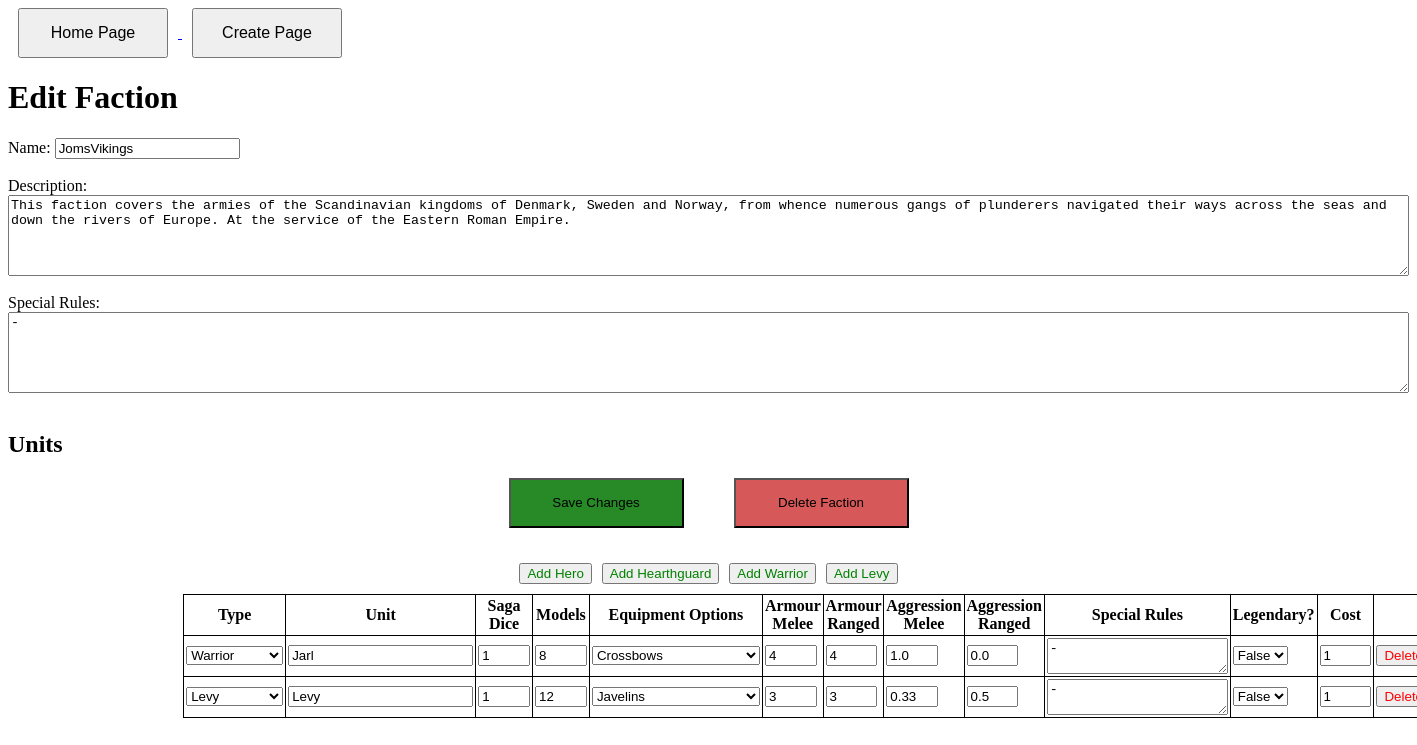
Screenshot of /saga/edit/4 with the database file from the repository.
### saga/models.py (models this page shows, shortened)
class Faction(models.Model):
    id = models.AutoField(primary_key=True)
    name = models.CharField(max_length = 30)
    description = models.TextField(default = "")
    specialRules = models.TextField(default = "-")

class Unit(models.Model):
    id = models.AutoField(primary_key=True)
    sagaDice = models.PositiveIntegerField(default = 1)
    cost = models.PositiveIntegerField(default = 1)
    unitType = models.CharField(max_length = 20, default = "Hearthguard", choices=So.unitOptions)
    unitName = models.CharField(max_length = 50, default = "Hearthguard")
    numModels = models.PositiveIntegerField(default = 4)
    equipment = models.CharField(max_length = 50, default = "-", choices=So.equipmentOptions)
    armourMelee = models.PositiveIntegerField(default = 5)
    armourRanged = models.PositiveIntegerField(default = 5)
    aggMelee = models.FloatField(default = 2)
    aggRanged = models.FloatField(default = 0)
    specialRules = models.TextField(default = "-")
    isLegendary = models.BooleanField(default = False)
    factionId = models.ForeignKey(Faction, on_delete = models.CASCADE)

### saga/views.py (the view)
# urls.py: path("edit/<int:factionId>", views.edit, name = 'edit'),
def edit(request,factionId):
    try:
        faction = get_object_or_404(Faction, id = factionId)
    except:
        print(f"Faction with ID: {factionId} not found")
        return redirect(reverse('saga:index'))
    heroList = Unit.objects.filter(factionId__id = factionId, unitType = "Hero").order_by("unitName")
    hearthguardList = Unit.objects.filter(factionId__id = factionId, unitType = "Hearthguard").order_by("unitName")
    warriorList = Unit.objects.filter(factionId__id = factionId, unitType = "Warrior").order_by("unitName")
    levyList = Unit.objects.filter(factionId__id = factionId, unitType = "Levy").order_by("unitName")
    unitSet = [heroList,hearthguardList,warriorList,levyList]
    context = {
        "unitSet" :unitSet,
        "faction" : faction,
        "options" : Options
        }
    return render(request, "saga/edit.html", context)

### saga/templates/saga/edit.html (shortened to what this page needs)
<!DOCTYPE html>
<html lang="en">
{% load static %}
<link rel="stylesheet" href = "{%static 'saga/style.css'%}">
<head>
</head>
<body>
    <nav>
        <div class = "navBox">
            <a href = "{% url 'saga:index' %}" >
                <button> Home Page </button>
            </a>
            <a href = "{% url 'saga:create' %}" >
                <button> Create Page </button>
            </a>
        </div>
    </nav>
    <h1>Edit Faction</h1>
    <form id = "factionForm" method = "post">
        <label for = "fName">Name:</label>
        <input type = "text" id = "fName" name = 'fName' value = "{% autoescape off %}{{faction.name}}{% endautoescape %}">
        <br><br>
        <div style="display: flex; flex-direction: column;">
            <label for = "fDescription">Description:</label>
            <textarea id = "fDescription" name = 'fDescription' rows = "5", cols = "30">{{faction.description}}</textarea>
            <br>
            <label for = "fSpecial">Special Rules:</label>
            <textarea id = "fSpecial" name = 'fSpecial' rows = "5", cols = "30">{{faction.specialRules}}</textarea>
        </div>
        <br>
        <h2>Units</h2>
        <div class = "submitButtonBox">
            <button id = "saveSubmit"   type="button" onclick="submitEditForm('{% url 'saga:editPush' factionId=faction.id%}')">Save Changes</button>
            <button id = "deleteSubmit" type="button" onclick="submitDeleteForm('{% url 'saga:delete' factionId=faction.id%}')">Delete Faction</button>
        </div>
        <div style = "width: 75%; margin: 0 auto;">
            <div class = "addButtonBox">
                <button class = "addButton" type = "button" id = "addHero" onclick = "addUnit('Hero')"> Add Hero</button>
                <button class = "addButton" type = "button" id = "addHearthguard" onclick = "addUnit('Hearthguard')"> Add Hearthguard</button>
                <button class = "addButton" type = "button" id = "addWarrior" onclick = "addUnit('Warrior')"> Add Warrior</button>
                <button class = "addButton" type = "button" id = "addLevy" onclick = "addUnit('Levy')"> Add Levy</button>
            </div>
            <table id = "unitTable">
                <tr>
                    <th>Type</th>
                    <th>Unit</th>
                    <th>Saga Dice</th>
                    <th>Models</th>
                    <th>Equipment Options</th>
                    <th>Armour Melee</th>
                    <th>Armour Ranged</th>
                    <th>Aggression Melee</th>
                    <th>Aggression Ranged</th>
                    <th>Special Rules</th>
                    <th>Legendary?</th>
                    <th>Cost</th>
                </tr>
                {% for collection in unitSet %}
                    {% for unit in collection %}
                        <tr>
                            <td>
                                <select name = "unitType">
                                    {% for tuple in options.unitOptions %}
                                        <option value = "{{ tuple.0 }}" {%if tuple.1 == unit.unitType %} selected {%endif%}>{{tuple.1}}</option>
                                    {% endfor %}
                                </select>
                            </td>
                            <td><input type = "text" name = "unitName"  value = "{% autoescape off %}{{unit.unitName}}{% endautoescape %}"></td>
                            <td><input type = "number" name = "sagaDice" class = "shrinkInput" min = "0"  value = {{unit.sagaDice}}></td>
                            <td><input type = "number" name = "numModels" class = "shrinkInput" min = "0"  value = {{unit.numModels}}></td>
                            <td>
                                <select name = "equipment">
                                    {% for tuple in options.equipmentOptions %}
                                        <option value = "{{ tuple.0 }}" {%if tuple.1 == unit.equipment %} selected {%endif%}>{{tuple.1}}</option>
                                    {% endfor %}
                                </select>
                            </td>
                            <td><input type = "number" name = "armourMelee" class = "shrinkInput" min = "0" value = {{unit.armourMelee}}></td>
                            <td><input type = "number" name = "armourRanged" class = "shrinkInput" min = "0" value = {{unit.armourRanged}}></td>
                            <td><input type = "number" name = "aggMelee" class = "shrinkInput" min = "0" step = "0.01" value = {{unit.aggMelee}}></td>
                            <td><input type = "number" name = "aggRanged" class = "shrinkInput" min = "0" step = "0.01" value = {{unit.aggRanged}}></td>
                            <td><textarea name = "specialRules">{{ unit.specialRules }}</textarea></td>
                            <td>
                                <select name ="isLegendary">
                                    <option value = "False" {% if not unit.isLegendary %} selected {% endif %}>False</option>
                                </select>
                            </td>
                            <td><input type = "number" name = "cost" class = "shrinkInput" value = {{unit.cost}}></td>
                            <td><button class = "deleteRow" type = "button">Delete</button></td>
                        </tr>
                    {% endfor %}
                {% endfor %}
            </table>
        </div>
    </form>
</body>
</html>

### saga/static/saga/style.css (style rules this page uses)
table { border-collapse: collapse; border: 1px solid black; table-layout: fixed; }
th,td { border: 1px solid black; padding: 2px; }
.shrinkInput { box-sizing: border-box; width: 7ch; margin: auto; }
textarea { vertical-align: top; }
.deleteRow { color: red; }
.addButton { color: green; margin-right: 5; margin-left: 5; }
.addButtonBox { display: flex; justify-content: center; align-items: center; gap:10px; margin-bottom:10px; }
.submitButtonBox { display: flex; justify-content: center; align-items: center; gap: 50px; margin-bottom: 35px; margin-top: 0px; }
#saveSubmit { background-color: rgb(39, 138, 39); height: 50px; width: 175px; }
#deleteSubmit { background-color: rgba(196, 12, 12, 0.685); height: 50px; width: 175px; }
.navBox { justify-content: center; align-items: left; gap:10px; }
.navBox button { width: 150px; height: 50px; font-size: 16px; margin: 0 10px; }

### rows the page displays
Faction: fName "JomsVikings", fDescription "This faction covers the armies of the Scandinavian kingdoms of Denmark, Sweden and Norway, from whence numerous gangs of plunderers navigated their ways across the seas and down the rivers of Europe. At the service of the Eastern Roman Empire.", fSpecial "-"
Unit: unitType "Warrior", unitName "Jarl", sagaDice "1", numModels "8", equipment "Crossbows", armourMelee "4", armourRanged "4", aggMelee "1.0", aggRanged "0.0", specialRules "-", isLegendary "False", cost "1"
Unit: unitType "Levy", unitName "Levy", sagaDice "1", numModels "12", equipment "Javelins", armourMelee "3", armourRanged "3", aggMelee "0.33", aggRanged "0.5", specialRules "-", isLegendary "False", cost "1"
